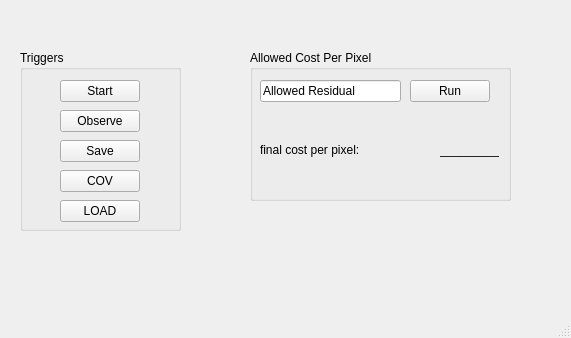
<?xml version="1.0" encoding="UTF-8"?>
<ui version="4.0">
 <class>MainWindowDesign</class>
 <widget class="QMainWindow" name="MainWindowDesign">
  <property name="geometry">
   <rect>
    <x>0</x>
    <y>0</y>
    <width>571</width>
    <height>338</height>
   </rect>
  </property>
  <property name="windowTitle">
   <string>Robo-Cylinder Intrinsic Calibration</string>
  </property>
  <property name="windowIcon">
   <iconset resource="../resources/images.qrc">
    <normaloff>:/images/icon.png</normaloff>:/images/icon.png</iconset>
  </property>
  <property name="locale">
   <locale language="English" country="Australia"/>
  </property>
  <widget class="QWidget" name="centralwidget">
   <widget class="QGroupBox" name="groupBox">
    <property name="geometry">
     <rect>
      <x>20</x>
      <y>50</y>
      <width>161</width>
      <height>181</height>
     </rect>
    </property>
    <property name="autoFillBackground">
     <bool>false</bool>
    </property>
    <property name="title">
     <string>Triggers</string>
    </property>
    <widget class="QPushButton" name="obsButton">
     <property name="geometry">
      <rect>
       <x>40</x>
       <y>60</y>
       <width>80</width>
       <height>22</height>
      </rect>
     </property>
     <property name="text">
      <string>Observe</string>
     </property>
    </widget>
    <widget class="QPushButton" name="saveButton">
     <property name="geometry">
      <rect>
       <x>40</x>
       <y>90</y>
       <width>80</width>
       <height>22</height>
      </rect>
     </property>
     <property name="text">
      <string>Save</string>
     </property>
    </widget>
    <widget class="QPushButton" name="covButton">
     <property name="geometry">
      <rect>
       <x>40</x>
       <y>120</y>
       <width>80</width>
       <height>22</height>
      </rect>
     </property>
     <property name="text">
      <string>COV</string>
     </property>
    </widget>
    <widget class="QPushButton" name="loadButton">
     <property name="geometry">
      <rect>
       <x>40</x>
       <y>150</y>
       <width>80</width>
       <height>22</height>
      </rect>
     </property>
     <property name="text">
      <string>LOAD</string>
     </property>
    </widget>
    <widget class="QPushButton" name="startButton">
     <property name="geometry">
      <rect>
       <x>40</x>
       <y>30</y>
       <width>80</width>
       <height>22</height>
      </rect>
     </property>
     <property name="text">
      <string>Start</string>
     </property>
    </widget>
   </widget>
   <widget class="QGroupBox" name="groupBox_2">
    <property name="geometry">
     <rect>
      <x>250</x>
      <y>50</y>
      <width>261</width>
      <height>151</height>
     </rect>
    </property>
    <property name="title">
     <string>Allowed Cost Per Pixel</string>
    </property>
    <widget class="QLineEdit" name="allowed_residual_">
     <property name="geometry">
      <rect>
       <x>10</x>
       <y>30</y>
       <width>141</width>
       <height>22</height>
      </rect>
     </property>
     <property name="inputMask">
      <string/>
     </property>
     <property name="text">
      <string>Allowed Residual</string>
     </property>
    </widget>
    <widget class="QPushButton" name="runButton">
     <property name="geometry">
      <rect>
       <x>160</x>
       <y>30</y>
       <width>80</width>
       <height>22</height>
      </rect>
     </property>
     <property name="text">
      <string>Run</string>
     </property>
    </widget>
    <widget class="QLabel" name="final_label">
     <property name="geometry">
      <rect>
       <x>10</x>
       <y>90</y>
       <width>175</width>
       <height>20</height>
      </rect>
     </property>
     <property name="text">
      <string>final cost per pixel:</string>
     </property>
    </widget>
    <widget class="QLabel" name="final_resid_lb_">
     <property name="geometry">
      <rect>
       <x>190</x>
       <y>90</y>
       <width>59</width>
       <height>20</height>
      </rect>
     </property>
     <property name="text">
      <string>_________</string>
     </property>
    </widget>
   </widget>
  </widget>
  <widget class="QStatusBar" name="statusbar"/>
  <action name="action_Quit">
   <property name="text">
    <string>&amp;Quit</string>
   </property>
   <property name="shortcut">
    <string>Ctrl+Q</string>
   </property>
   <property name="shortcutContext">
    <enum>Qt::ApplicationShortcut</enum>
   </property>
  </action>
  <action name="action_Preferences">
   <property name="text">
    <string>&amp;Preferences</string>
   </property>
  </action>
  <action name="actionAbout_Qt">
   <property name="text">
    <string>About &amp;Qt</string>
   </property>
  </action>
  <action name="actionAbout">
   <property name="text">
    <string>&amp;About</string>
   </property>
  </action>
 </widget>
 <resources>
  <include location="../resources/images.qrc"/>
 </resources>
 <connections>
  <connection>
   <sender>action_Quit</sender>
   <signal>triggered()</signal>
   <receiver>MainWindowDesign</receiver>
   <slot>close()</slot>
   <hints>
    <hint type="sourcelabel">
     <x>-1</x>
     <y>-1</y>
    </hint>
    <hint type="destinationlabel">
     <x>399</x>
     <y>299</y>
    </hint>
   </hints>
  </connection>
 </connections>
</ui>
